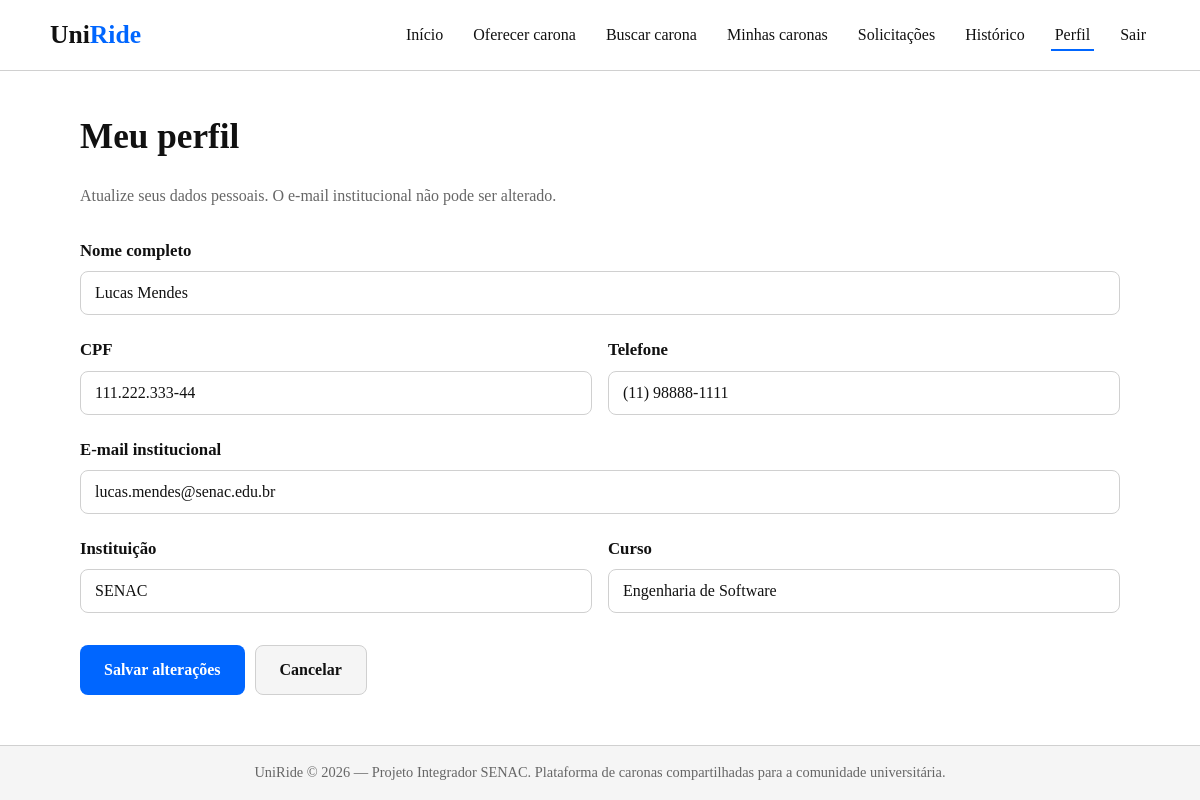
The app's page /perfil.php (signed in) with its own data.
### tables this page shows
CREATE TABLE usuarios (
    id              INT AUTO_INCREMENT PRIMARY KEY,
    nome            VARCHAR(150) NOT NULL,
    email           VARCHAR(150) NOT NULL UNIQUE,
    senha           VARCHAR(255) NOT NULL,
    cpf             VARCHAR(14)  NOT NULL,
    telefone        VARCHAR(20),
    instituicao     VARCHAR(150),
    curso           VARCHAR(100),
    data_cadastro   DATETIME DEFAULT CURRENT_TIMESTAMP,
    ativo           TINYINT(1) DEFAULT 1,
    INDEX idx_email (email)
);

### includes/funcoes.php (called while the page is built, shortened)
<?php
function h($valor): string {
    return htmlspecialchars((string)$valor, ENT_QUOTES, 'UTF-8');
}

### public/perfil.php (the view, shortened to what this page needs)
<?php
require_once __DIR__ . '/../config/conexao.php';
$uid = (int)$_SESSION['usuario_id'];
$stmt = $pdo->prepare("SELECT nome, cpf, telefone, email, instituicao, curso
                         FROM usuarios WHERE id = :uid LIMIT 1");
$stmt->execute([':uid' => $uid]);
$usuario = $stmt->fetch();
include __DIR__ . '/../includes/header.php';
?>
<h1>Meu perfil</h1>
<p style="color:#666; margin-bottom:30px;">Atualize seus dados pessoais. O e-mail institucional não pode ser alterado.</p>
<form method="POST" action="">
    <div class="form-grupo">
        <label for="nome">Nome completo</label>
        <input type="text" id="nome" name="nome" value="<?= h($usuario['nome']) ?>" required>
    </div>
    <div class="form-linha">
        <div class="form-grupo">
            <label for="cpf">CPF</label>
            <input type="text" id="cpf" name="cpf" data-mascara="cpf"
                   value="<?= h($usuario['cpf']) ?>" maxlength="14" required>
        </div>
        <div class="form-grupo">
            <label for="telefone">Telefone</label>
            <input type="tel" id="telefone" name="telefone" data-mascara="telefone"
                   value="<?= h($usuario['telefone']) ?>" required>
        </div>
    </div>
    <div class="form-grupo">
        <label for="email">E-mail institucional</label>
        <input type="email" id="email" name="email" value="<?= h($usuario['email']) ?>" disabled>
    </div>
    <div class="form-linha">
        <div class="form-grupo">
            <label for="instituicao">Instituição</label>
            <input type="text" id="instituicao" name="instituicao"
                   value="<?= h($usuario['instituicao']) ?>" required>
        </div>
        <div class="form-grupo">
            <label for="curso">Curso</label>
            <input type="text" id="curso" name="curso"
                   value="<?= h($usuario['curso']) ?>" required>
        </div>
    </div>
    <div style="display:flex; gap:10px; margin-top:10px;">
        <button type="submit" class="btn btn-primario" style="width:auto;">Salvar alterações</button>
        <a href="dashboard.php" class="btn btn-secundario">Cancelar</a>
    </div>
</form>
<?php include __DIR__ . '/../includes/footer.php'; ?>

### assets/css/style.css (style rules this page uses)
* { margin: 0; padding: 0; box-sizing: border-box; }
:root { --azul-primario: #0066FF; --azul-hover: #0052CC; --azul-escuro: #1A3A6B; --cinza-borda: #D0D0D0; --cinza-claro: #F5F5F5; --cinza-texto: #666666; --cinza-placeholder: #999999; --preto: #111111; --branco: #FFFFFF; --verde-sucesso: #2E7D32; --verde-bg: #E8F5E9; --vermelho-erro: #C62828; --vermelho-bg: #FFEBEE; --amarelo-aviso: #F57F17; --amarelo-bg: #FFF8E1; }
body { font-family: 'Georgia', 'Times New Roman', serif; background-color: var(--branco); color: var(--preto); line-height: 1.5; min-height: 100vh; display: flex; flex-direction: column; }
h1, h2, h3, h4 { font-family: 'Georgia', 'Times New Roman', serif; font-weight: bold; color: var(--preto); margin-bottom: 20px; }
h1 { font-size: 2.2rem; }
p { margin-bottom: 12px; }
a { color: var(--azul-primario); text-decoration: none; }
.form-grupo { margin-bottom: 22px; }
label { display: block; font-weight: bold; font-size: 1.05rem; margin-bottom: 8px; color: var(--preto); }
input[type="text"], input[type="email"], input[type="password"], input[type="tel"], input[type="date"], input[type="time"], input[type="number"], select, textarea { width: 100%; padding: 12px 14px; font-family: inherit; font-size: 1rem; border: 1px solid var(--cinza-borda); border-radius: 8px; background-color: var(--branco); color: var(--preto); transition: border-color 0.15s, box-shadow 0.15s; }
input::placeholder, textarea::placeholder { color: var(--cinza-placeholder); font-family: inherit; }
.form-linha { display: flex; gap: 16px; }
.form-linha .form-grupo { flex: 1; }
.btn { display: inline-block; padding: 12px 24px; font-family: inherit; font-size: 1rem; font-weight: bold; border: none; border-radius: 8px; cursor: pointer; text-align: center; text-decoration: none; transition: background-color 0.15s, transform 0.05s; }
.btn-primario { background-color: var(--azul-primario); color: var(--branco); width: 100%; }
.btn-secundario { background-color: var(--cinza-claro); color: var(--preto); border: 1px solid var(--cinza-borda); }

### records on screen
usuarios: nome "Lucas Mendes", cpf "111.222.333-44", telefone "(11) 98888-1111", email "lucas.mendes@senac.edu.br", instituicao "SENAC", curso "Engenharia de Software"
